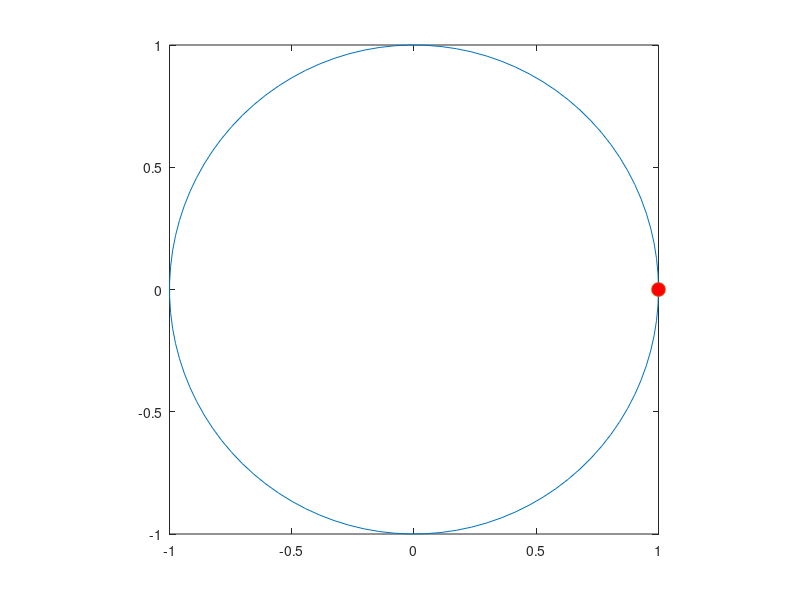

This figure's MATLAB source:
clear all;

theta = linspace(0, 2*pi, 100);
x = cos(theta);
y = sin(theta);

for i = 1:length(theta)
 
plot(x,y)
axis square
hold on;
plot(x(i),y(i), 'o', 'MarkerFaceColor', 'r', 'MarkerSize', 10);

% pause(0.1);
drawnow;
hold off;

end